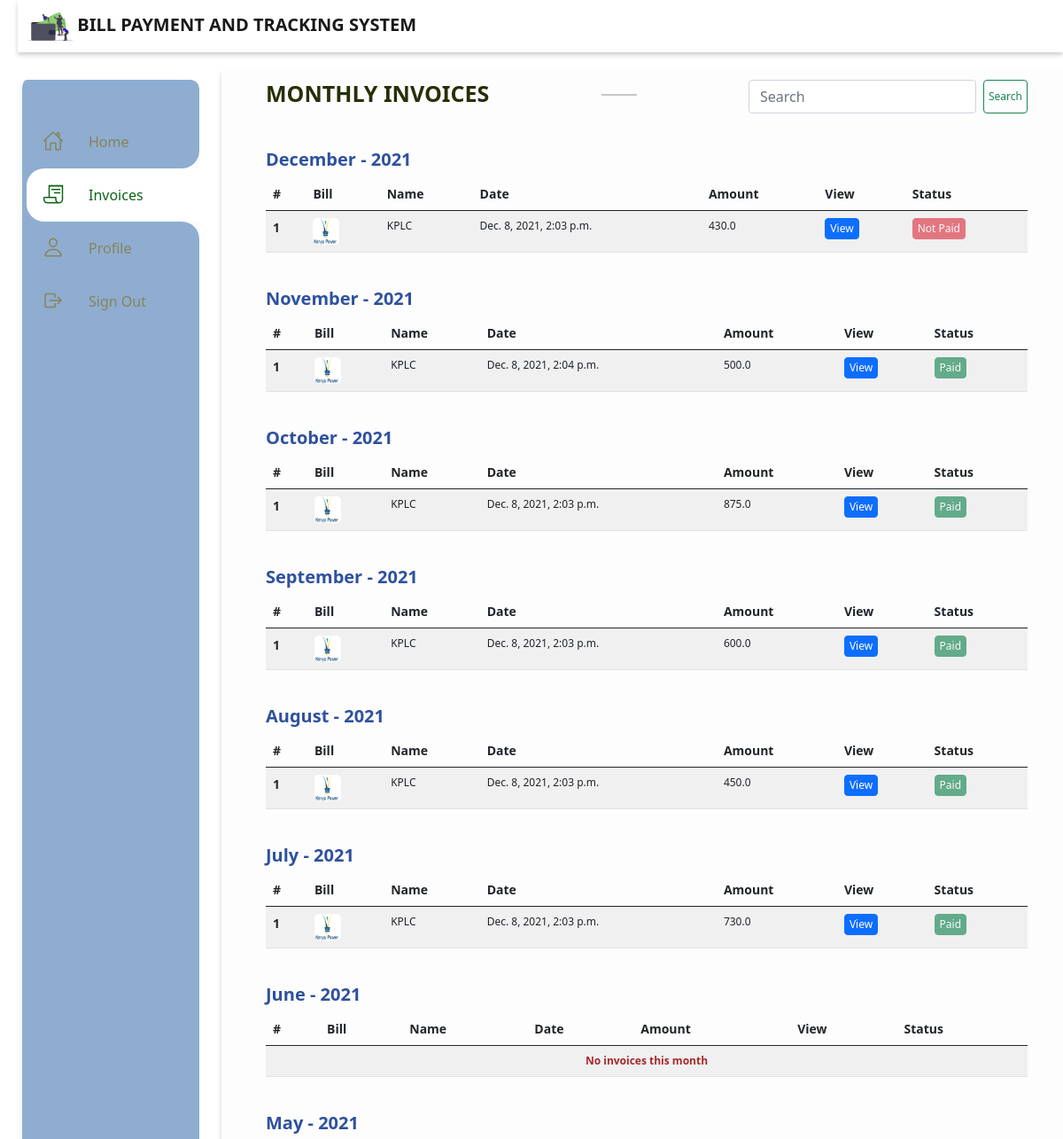
Page /invoices/ (signed in, upper part) on the earlier database version.
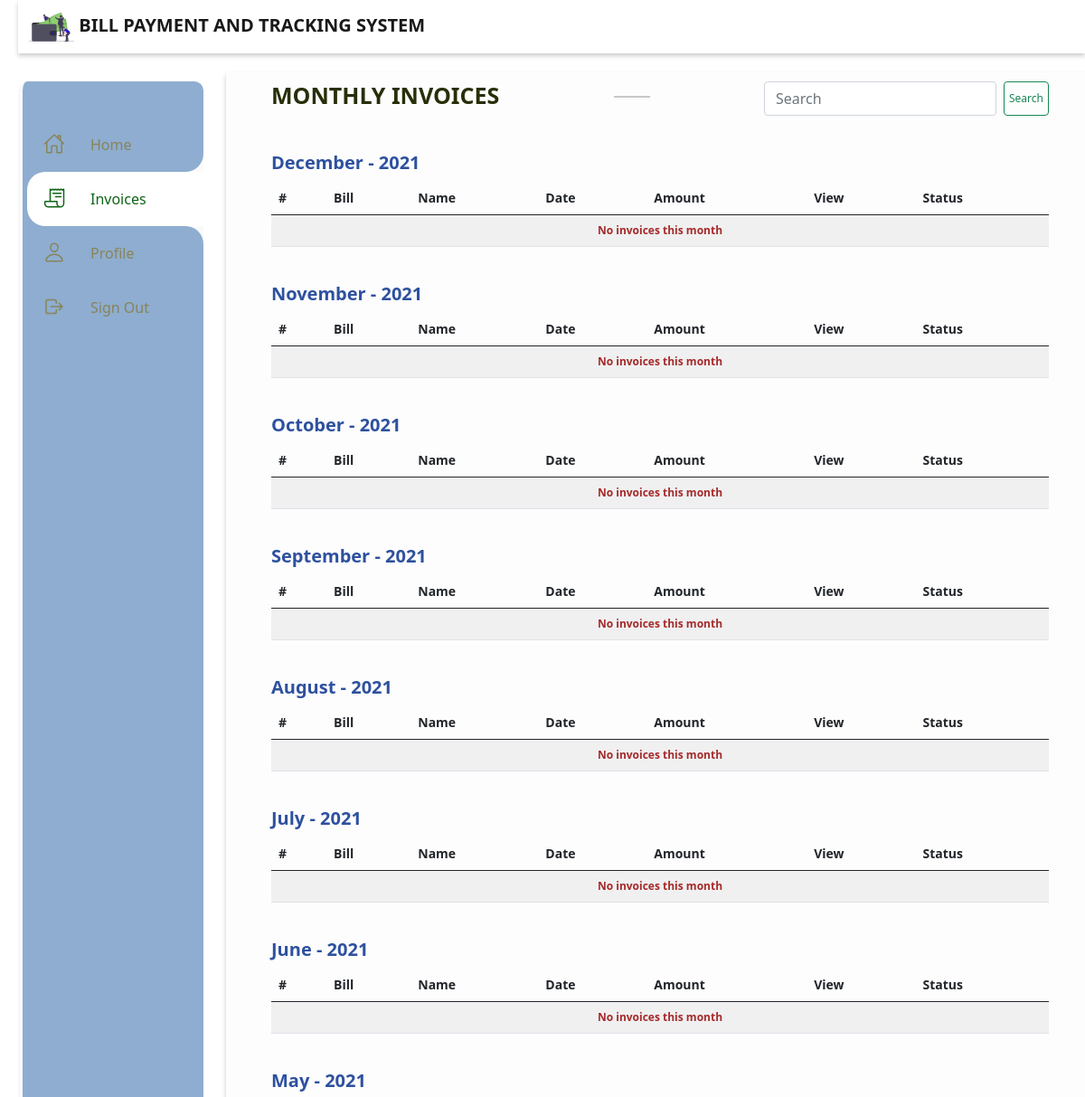
Same page on the later database version.
### main/models.py (models this page shows, shortened)
class BaseModel(models.Model):
    created_date = models.DateTimeField(auto_now_add=True)
    modified_date = models.DateTimeField(auto_now=True)
    class Meta:
        abstract = True

class Bill(BaseModel):
	my_subscription 	= models.ForeignKey(MySubscription, on_delete=models.CASCADE)
	for_date			= models.DateField(blank=True, null=True)
	credit 				= models.FloatField()
	debit 				= models.FloatField()
	units 				= models.CharField(max_length=50, default="0.0")

class MySubscription(BaseModel):
	user 			= models.ForeignKey(User, on_delete=models.CASCADE)
	subscription 	= models.ForeignKey(Subscription, on_delete=models.CASCADE)
	account_no 		= models.CharField(max_length=100)

class Subscription(models.Model):
	name 	= models.CharField(max_length=50)
	pic 	= models.ImageField(upload_to="./subscriptions")
	paybill	= models.CharField(max_length=50, null=True)

### main/views.py (the view)
# urls.py: path('invoices/', invoices, name="invoices"),
@login_required
def invoices(request):
	if request.user.is_superuser == True:
		return redirect("admin:index")
	template_name = "invoices.html"
	invoices_list = Bill.objects.filter(my_subscription__user=request.user)
	i = create_months_dict(invoices_list)
	query = request.GET.get("query")
	if query:
		i = list(filter(lambda bill: query.lower() in bill["title"].lower(), i))
	context = {
		"nbar":"invoices",
		"invoices":i,
		"query": query,
	}
	return render(request, template_name, context)

### main/views.py (called while the page is built)
def create_months_dict(bills):
	months = ["January", "February", "March", "April", "May", "June", "July", "August", "September", "October", "November", "December"]
	l = {}
	ls = []
	months.reverse()
	for month in months:
		l[(2021, month)] = {"title": month, "bills":[]}
	for idx, bill in enumerate(bills):
		m = 12 - bill.for_date.month
		month = months[m]
		if bill.credit - bill.debit <= 0:
			l[(2021, month)]["bills"].append({"bill":bill, "paid": True, "no":len(l[(2021, month)]["bills"]) + 1})
		else:
			l[(2021, month)]["bills"].append({"bill":bill, "status":False, "no":len(l[(2021, month)]["bills"]) + 1})
	for key in list(l.keys()):
		ls.append(l[key])
	return ls

### main/templates/invoices.html (shortened to what this page needs)
{% extends "base.html" %}
{% load static %}
{% block content %}
	<div class="" style="margin-bottom: 30px; display: flex; justify-content: space-between;">
		<h3 style="font-size: 25px; color: #272f07">MONTHLY INVOICES</h3>
		<hr style="width: 40px; height: 2px">
		<form class="d-flex" method="get" action="">
			{% if query %}
	        	<input class="form-control me-2" type="search" placeholder="Search" aria-label="Search" name="query" value="{{query}}">
	        {% else %}
	        	<input class="form-control me-2" type="search" placeholder="Search" aria-label="Search" name="query">
	        {% endif %}
	        <button class="btn btn-outline-success" type="submit">Search</button>
	      </form>
	</div>
	{% for invoice in invoices %}
	<div class="third-row">
		<h3>{{invoice.title}} - 2021</h3>
		<table class="table table-striped">
		  <thead>
		    <tr>
		    	<th scope="col">#</th>
		      <th scope="col">Bill</th>
		      <th scope="col">Name</th>
		      <th scope="col">Date</th>
		      <th scope="col">Amount</th>
		      <th scope="col">View</th>
		      <th scope="col">Status</th>
		    </tr>
		  </thead>
		  <tbody>
			{% if invoice.bills %}
			  	{% for bill in invoice.bills %}
			    <tr>
			      <th scope="row">{{bill.no}}</th>
			      <td>
			      	{% if bill.bill.my_subscription.subscription.pic %}
			      		<img src="{{bill.bill.my_subscription.subscription.pic.url}}" alt="bill">
			      	{% endif %}
			      </td>
			      <td>{{bill.bill.my_subscription.subscription.name}}</td>
			      <td>{{bill.bill.modified_date}}</td>
			      <td>{{bill.bill.credit}}</td>
			      <td>
			      	<a href="{% url 'main:invoice' bill.bill.id%}" class="btn btn-primary">View</a>
			      </td>
			      <td>
					{% if bill.paid%}
			      	<button type="button" class="btn btn-success" disabled>Paid</button>
			      	{% else %}
			      	<button type="button" class="btn btn-danger" disabled>Not Paid</button>
			      	{% endif %}
			      </td>
			    </tr>
			    {% endfor %}
			{% else %}
				<tr>
					<td colspan="7">
						<div align="center" style="color: brown; font-weight: bold;">
							No invoices this month
						</div>
					</td>
				</tr>
			{% endif %}
		  </tbody>
		</table>
	</div>
	{% endfor %}
{% endblock %}

Differences in the rows shown:
removed Bill: no "1", bill.my_subscription.subscription.pic (picture), bill.my_subscription.subscription.name "KPLC", bill.modified_date "Dec. 8, 2021, 2:03 p.m.", bill.credit "430.0", shows "Not Paid", shown under "December"
removed Bill: no "1", bill.my_subscription.subscription.pic (picture), bill.my_subscription.subscription.name "KPLC", bill.modified_date "Dec. 8, 2021, 2:04 p.m.", bill.credit "500.0", shows "Paid", shown under "November"
removed Bill: no "1", bill.my_subscription.subscription.pic (picture), bill.my_subscription.subscription.name "KPLC", bill.modified_date "Dec. 8, 2021, 2:03 p.m.", bill.credit "875.0", shows "Paid", shown under "October"
removed Bill: no "1", bill.my_subscription.subscription.pic (picture), bill.my_subscription.subscription.name "KPLC", bill.modified_date "Dec. 8, 2021, 2:03 p.m.", bill.credit "600.0", shows "Paid", shown under "September"
removed Bill: no "1", bill.my_subscription.subscription.pic (picture), bill.my_subscription.subscription.name "KPLC", bill.modified_date "Dec. 8, 2021, 2:03 p.m.", bill.credit "450.0", shows "Paid", shown under "August"
removed Bill: no "1", bill.my_subscription.subscription.pic (picture), bill.my_subscription.subscription.name "KPLC", bill.modified_date "Dec. 8, 2021, 2:03 p.m.", bill.credit "730.0", shows "Paid", shown under "July"
Other differences:
new list line: "No invoices this month"
